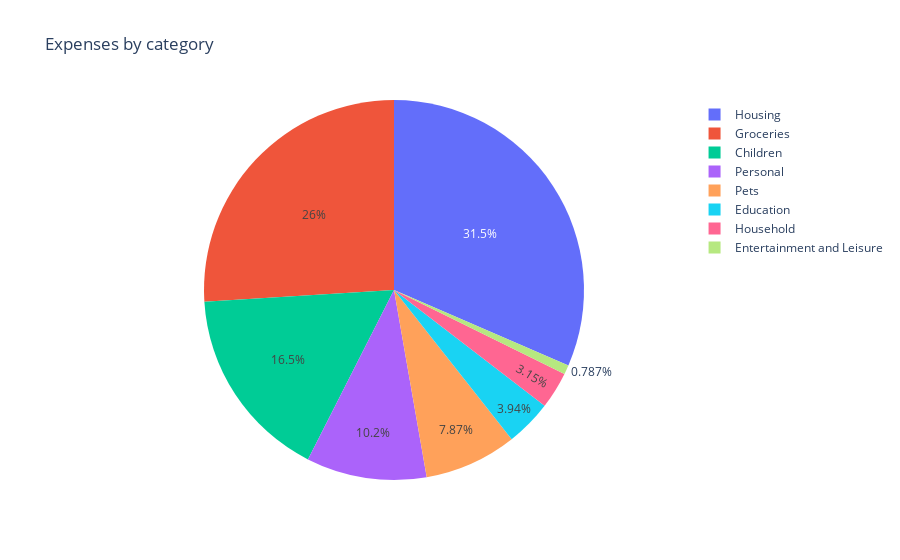

The code cell stored with this chart in its notebook:
### Code cell
expenses = df[df["Category"] != "Salary"]
fig = px.pie(
    expenses,
    names="Category",
    values="Amount",
    title="Expenses by category"
)

fig.show()

### Figure 1 — Plotly figure (JSON) as saved in the notebook; plotly's stock layout.template omitted (floating-point values rounded to 4 significant figures)
{"data": [{"domain": {"x": [0, 1], "y": [0, 1]}, "hovertemplate": "Category=%{label}<br>Amount=%{value}<extra></extra>", "labels": ["Groceries", "Entertainment and Leisure", "Children", "Children", "Pets", "Household", "Children", "Groceries", "Housing", "Education", "Personal"], "legendgroup": "", "name": "", "showlegend": true, "type": "pie", "values": [15.0, 5.0, 50.0, 20.0, 50.0, 20.0, 35.0, 150.0, 200.0, 25.0, 65.0]}], "layout": {"legend": {"tracegroupgap": 0}, "title": {"text": "Expenses by category"}}}
